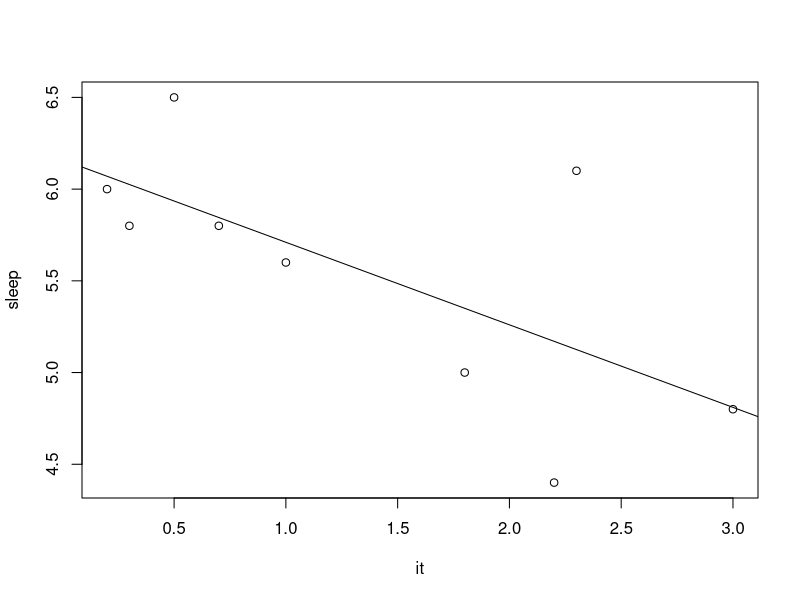
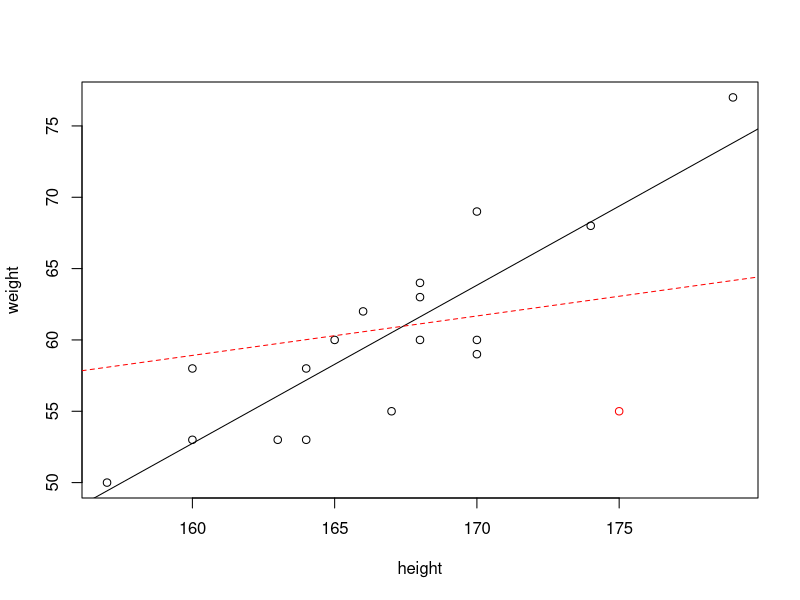
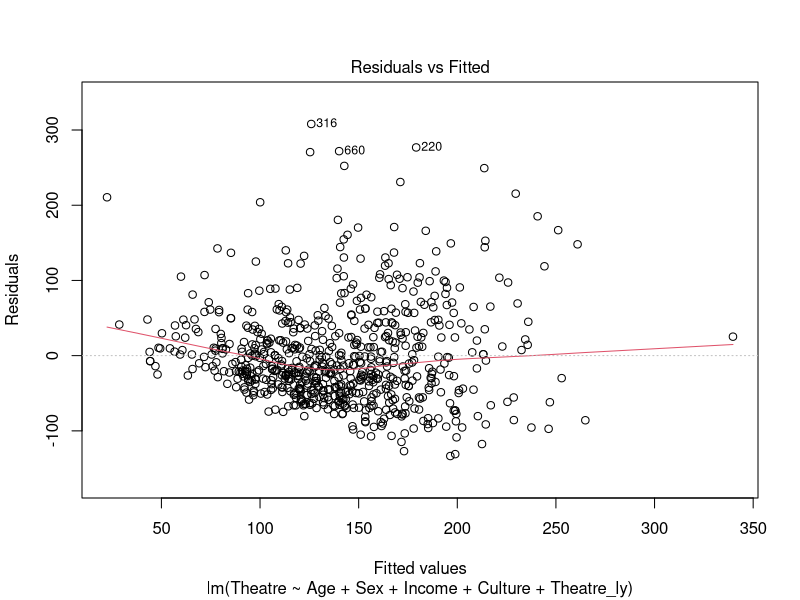
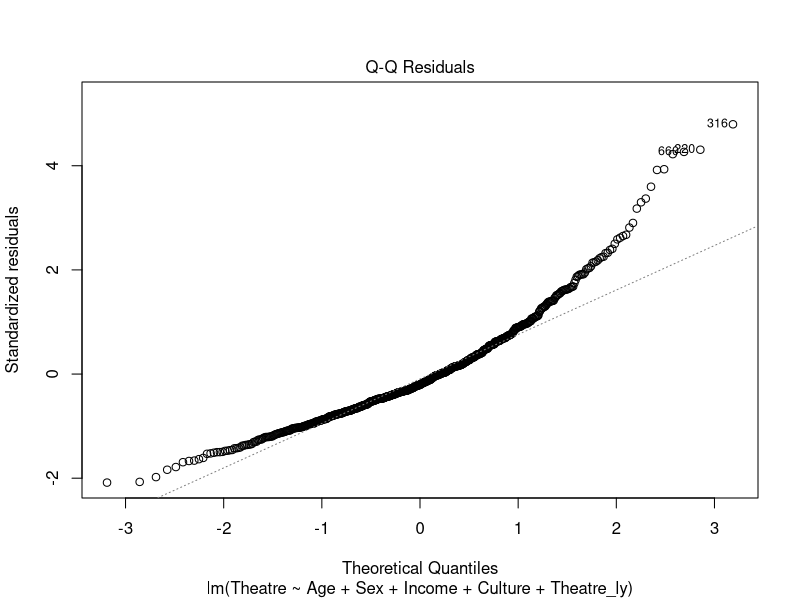
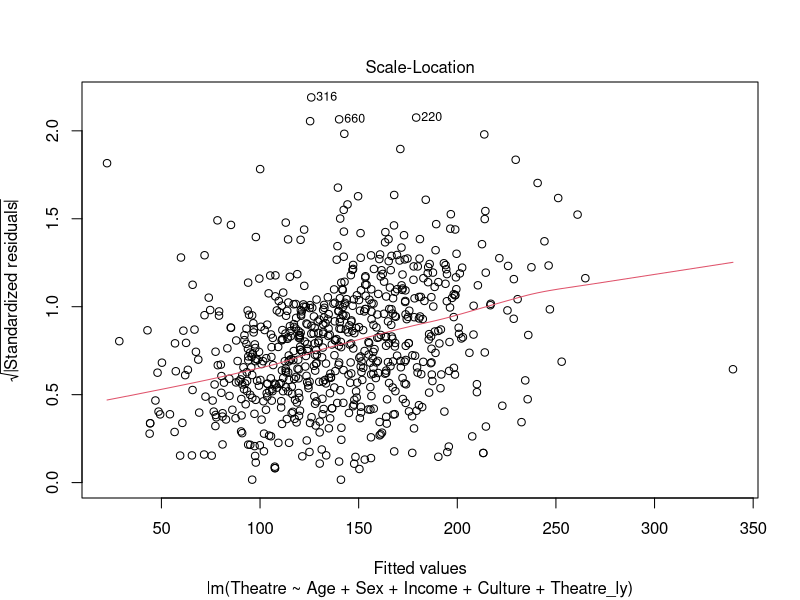
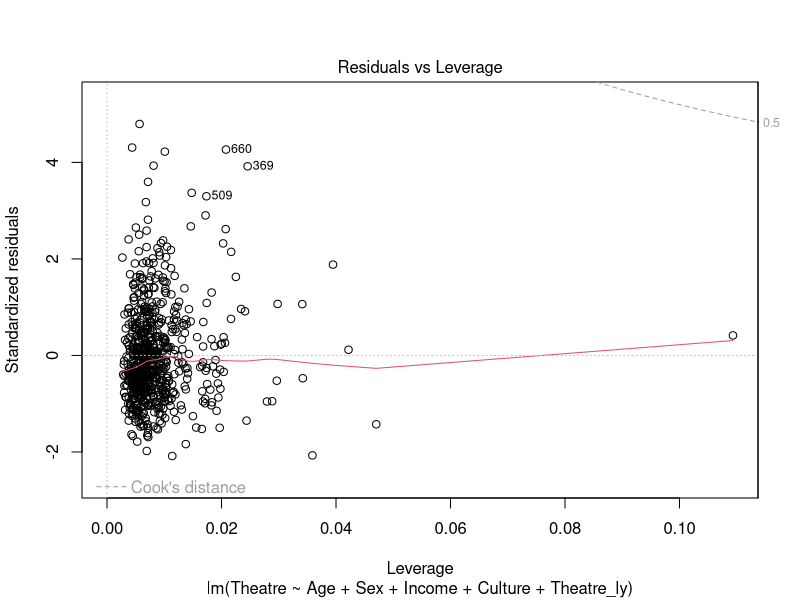
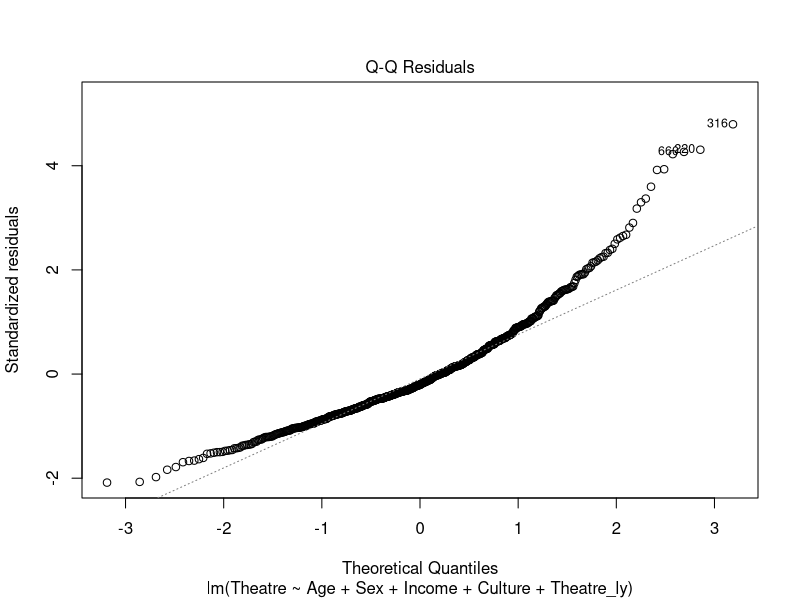
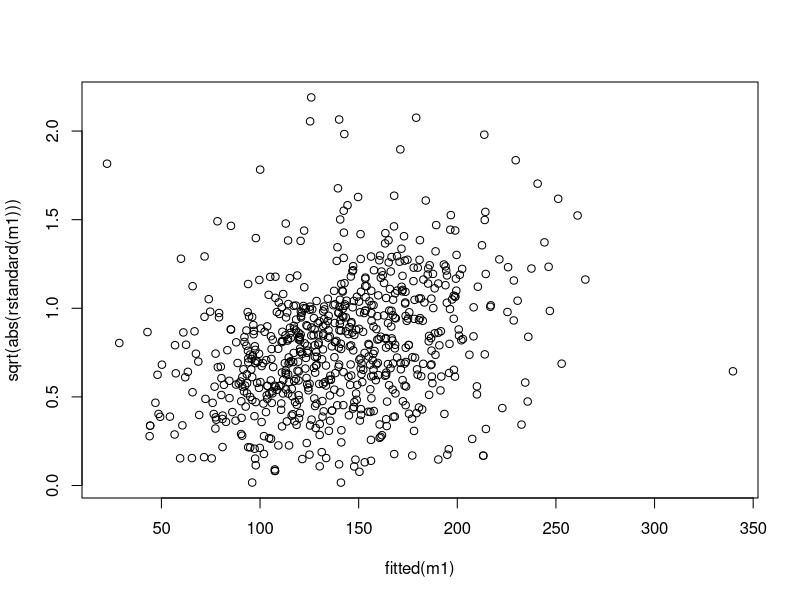

Generate these figures, in order, with R:
# Specify your working directory on the computer. The folder should (ideally) contain the data sets used in the exercises.
setwd('C:/Users/123456/Documents/Book/Data')

# Possible solutions to the exercises in chapter 11

#############################
# 11.2 Deep sleep exercise  #
#############################

it <- c(0.3,2.2,0.5,0.7,1.0,1.8,3.0,0.2,2.3)
sleep <- c(5.8,4.4,6.5,5.8,5.6,5.0,4.8,6.0,6.1)
summary(lm(sleep~it))

plot(it,sleep)
abline(a=6.16,b=-0.45)

pdf(file="exercise_11.2_c.pdf")
par(mar= c(5, 5, 2, 2))
plot(it,sleep,xlab="internet time (in h)",ylab="deep sleep (in h)",cex=1.75,pch=19, cex.axis=1.75,cex.lab=1.75)
abline(a=6.16,b=-0.45,lwd=3)
dev.off()

################################
# 11.3 weight/height exercise  #
################################

weight <- c(68,58,53,60,59,60,55,62,58,53,53,50,64,77,60,63,69)
height <- c(174,164,164,165,170,168,167,166,160,160,163,157,168,179,170,168,170)
w2 <- c(55,75)
h2 <- c(175,150)
w3 <- c(weight,w2)
h3 <- c(height,h2)

plot(height,weight)
abline(coef=coefficients(lm(weight~height)))
lines(h2,w2, type="p",col="red")
abline(coef=coefficients(lm(w3~h3)),col="red",lty=2)

# fancy graph as in the book
pdf(file="exercise_11.3_d.pdf",width=10)
par(mar= c(5, 5, 2, 2))
plot(height,weight, pch=19, cex.axis=1.75,cex.lab=1.75,cex=1.5,xlab="Height",ylab="Weight",xlim=c(149,185))
abline(coef=coefficients(lm(weight~height)),lwd=3)
lines(h2,w2, type="p",pch=15, cex.axis=1.75,cex.lab=1.75,cex=1.5,col="darkgrey")
abline(coef=coefficients(lm(w3~h3)),lwd=3,col="darkgrey",lty=2)
text(175,55,expression(paste("(",x[18],",",y[18],")")),pos=4,cex=1.5,col="darkgrey")
text(150,75,expression(paste("(",x[19],",",y[19],")")),pos=4,cex=1.5,col="darkgrey")
legend("left",col=c("black","darkgrey"),lty=c(1,2),legend=c("with 17 obs.","with 19 obs."),lwd=3,cex=1.25,box.col = NULL)
dev.off()

#######################
# 11.4 hotel example  #
#######################

X <- c(-6,-5,2,4,7,15,17,19,13,9,4,0,10,10,14,17,22,24,26,27,22,19,14,12,1,0,5,9,14,20,23,24,21,14,9,4)
Y <- c(91,89,76,52,42,36,37,39,26,27,68,92,13,21,42,64,79,81,86,92,36,23,13,41,23,82,40,45,39,43,50,95,64,78,9,12)
city <- as.factor(c(rep("Davos",12),rep("Polenca",12),rep("Basel",12)))

summary(lm(Y~city))
anova(lm(Y~city))
summary(lm(Y~X))
summary(lm(Y~X+city))
summary(lm(Y~X*city))
vcov(lm(Y~X*city))
summary(lm(Y[1:12]~X[1:12]))
summary(lm(Y[13:24]~X[13:24]))
summary(lm(Y[25:36]~X[25:36]))

########################
# 11.5 theatre example #
########################

theatre <- read.csv("theatre.csv")
attach(theatre)

m1 <- lm(Theatre ~Age+Sex+Income+Culture+Theatre_ly)
summary(m1)
plot(m1) # ALL model diagnostics, not only those explained in the book

# For your interest: the graphs from Figure 11.11
plot(m1,which=2)
plot(fitted(m1),sqrt(abs(rstandard(m1))))

pdf(file="exercise_11.5_b1.pdf")
par(mar= c(5, 5, 2, 2))
plot(m1, qqline=F,which=2, cex.axis=1.75,lwd=3,cex.lab=1.75,cex.main=1.75,main="",caption = NULL,id.n=0,xlab="Theoretical Quantiles")
lines(c(seq(-4,4,0.1)),c(seq(-4,4,0.1)),lwd=5,lty="dotted")
dev.off()

pdf(file="exercise_11.5_b2.pdf")
par(mar= c(5, 5.5, 2, 2))
plot(fitted(m1),sqrt(abs(rstandard(m1))), cex.axis=1.75,cex.lab=1.75,cex.main=1.75,xlim=c(0,300),ylim=c(0,2.5),,xlab="Fitted Values",ylab=expression(paste(sqrt("|Standardized residuals|"))))
dev.off()

# histograms for c)

par(mfrow=c(1,2)) # two graphs next to each other
hist(Theatre)
hist(log(Theatre))
par(mfrow=c(1,1)) # only one graph per page

pdf(file="exercise_11.5_c1.pdf")
par(mar= c(5, 5, 2, 2))
hist(Theatre, cex.axis=1.75,lwd=3,cex.lab=1.75,cex.main=1.75,xlab="expenditure for theatre visits (in SFR)",main="",col="lightgrey")
dev.off()

pdf(file="exercise_11.5_c2.pdf")
par(mar= c(5, 5, 2, 2))
hist(log(Theatre), cex.axis=1.75,lwd=3,cex.lab=1.75,cex.main=1.75,xlab="log-expenditure for theatre visits (in SFR)",xlim=c(3.0,6.5),ylim=c(0,125),main="",col="lightgrey")
dev.off()

# For your interest: the graphs from Figure 11.12
m2 <- lm(I(log(Theatre)) ~Age+Sex+Income+Culture+Theatre_ly)
summary(m2)

pdf(file="exercise_11.5_e1.pdf")
par(mar= c(5, 5, 2, 2))
plot(m2, qqline=F,which=2, cex.axis=1.75,lwd=3,cex.lab=1.75,cex.main=1.75,main="",caption = NULL,id.n=0,xlab="Theoretical Quantiles")
lines(c(seq(-4,4,0.1)),c(seq(-4,4,0.1)),lwd=5,lty="dotted")
dev.off()

pdf(file="exercise_11.5_e2.pdf")
par(mar= c(5, 5.5, 2, 2))
plot(fitted(m2),sqrt(abs(rstandard(m1))), cex.axis=1.75,cex.lab=1.75,cex.main=1.75,xlim=c(3.5,6.0),ylim=c(0,2.5),,xlab="Fitted Values",ylab=expression(paste(sqrt("|Standardized residuals|"))))
dev.off()

detach(theatre)

###################
# 11.6 Pizza data #
###################

pizza <- read.csv("pizza_delivery.csv")
attach(pizza)

# a)
mp <- lm(time ~ temperature + branch + day + operator + driver + bill + pizzas + discount_customer)
summary(mp)

# b)
lcl <- coefficients(mp) -  qt(0.975,1248)*sqrt(diag(vcov(mp)))
ucl <- coefficients(mp) +  qt(0.975,1248)*sqrt(diag(vcov(mp)))
cbind(coefficients(mp),lcl,ucl)

# c)
sum(residuals(mp)^2)/(mp$df.residual)

# d)
SQE <- sum(residuals(mp)^2)
SQT <- sum((time-mean(time))^2)
1-(SQE/SQT)
1-((SQE/1248)/(SQT/1265))

# e)
library(MASS)
stepAIC(mp, direction="back")

# f)
mps <- lm(time ~ temperature + branch + day + driver + bill + pizzas)
summary(mps)

# g)

plot(mps, which=2)
plot(mps, which=3)


# g) by hand to make it nicer
pdf(file="exercise_11.6_g1.pdf")
par(mar= c(5, 5, 2, 2))
plot(mps, qqline=F,which=2, cex.axis=1.75,lwd=3,cex.lab=1.75,cex.main=1.75,main="",caption = NULL,id.n=0,xlab="Theoretical Quantiles")
lines(c(seq(-4,4,0.1)),c(seq(-4,4,0.1)),lwd=5,lty="dotted")
dev.off()

pdf(file="exercise_11.6_g2.pdf")
par(mar= c(5, 5.5, 2, 2))
plot(fitted(mps),sqrt(abs(rstandard(mps))), cex.axis=1.75,cex.lab=1.75,cex.main=1.75,xlim=c(20,45),ylim=c(0,2),,xlab="Fitted Values",ylab=expression(paste(sqrt("|Standardized residuals|"))))
dev.off()

# i)
mps2 <- lm(time ~ temperature + I(temperature^2)  + branch + day + driver + bill + pizzas)
summary(mps2)

# j)
predict(mps,pizza[1266,])

#
detach(pizza)




